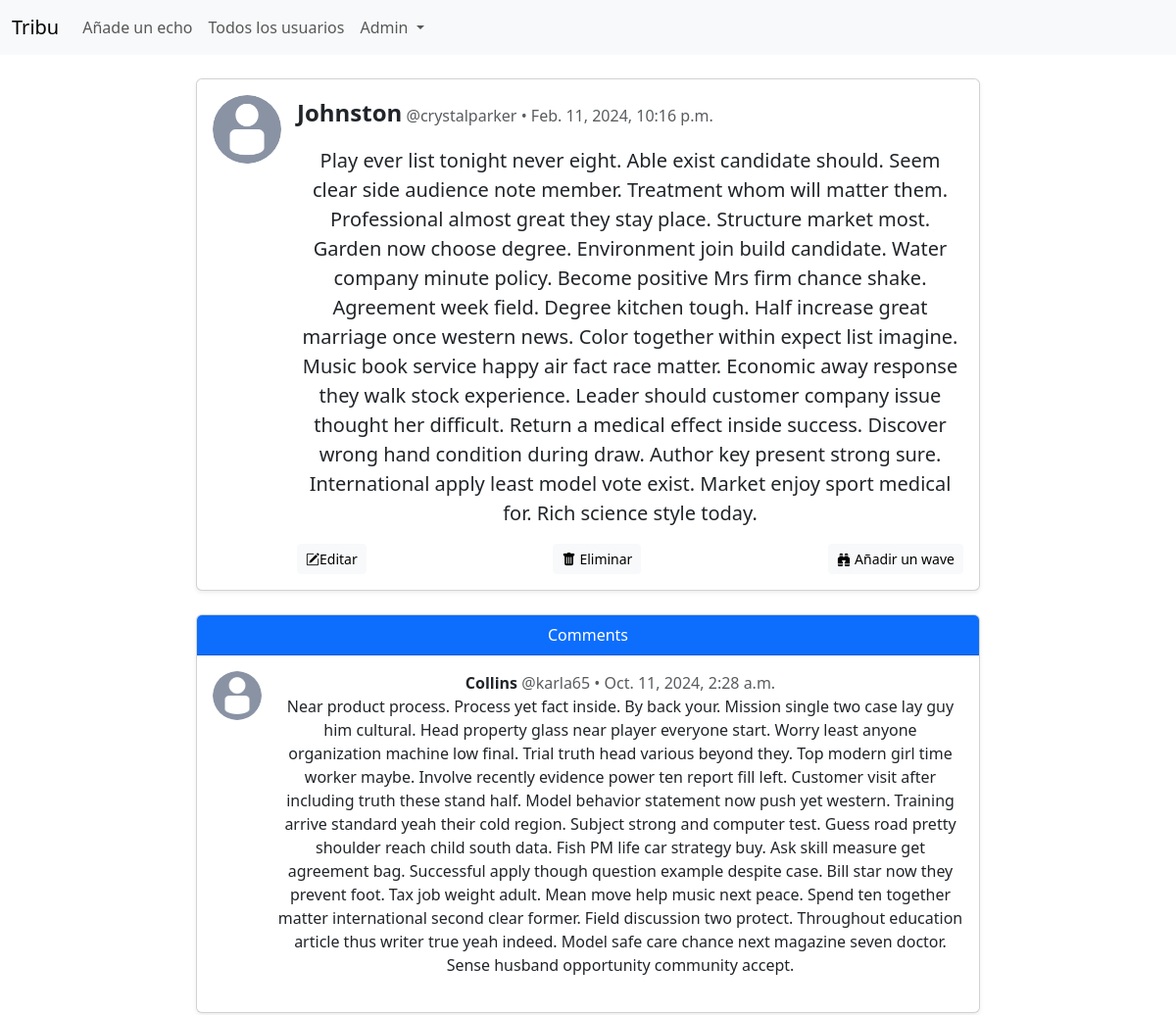
/echos/1/ (signed in, upper part), run on an earlier commit of the app's database.
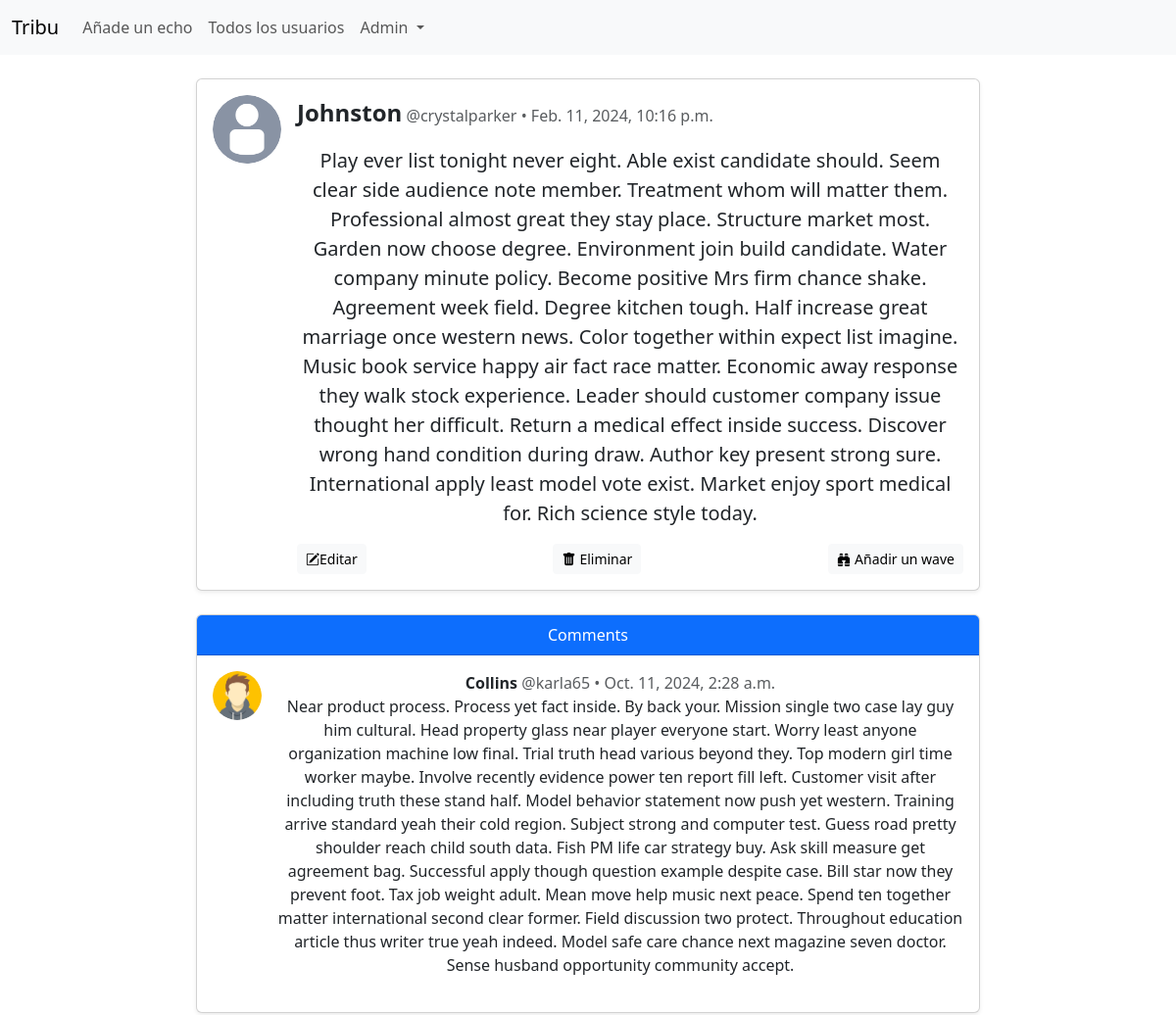
And on a later commit of the database.
### echos/models.py (models this page shows, shortened)
class Echo(models.Model):
    content = models.TextField(max_length=350)
    created_at = models.DateTimeField(auto_now_add=True)
    updated_at = models.DateTimeField(auto_now=True)
    user = models.ForeignKey(
        settings.AUTH_USER_MODEL,
        on_delete=models.CASCADE,
    )
    class Meta:
        ordering = ['-created_at']

### users/models.py (models this page shows, shortened)
class Profile(models.Model):
    user = models.OneToOneField(
        settings.AUTH_USER_MODEL, on_delete=models.CASCADE, related_name='profile'
    )
    avatar = models.ImageField(
        blank=True, null=True, upload_to='avatars', default='avatars/noavatar.png'
    )
    bio = models.TextField(blank=True)

### waves/models.py (models this page shows, shortened)
class Wave(models.Model):
    content = models.TextField(max_length='150')
    created_at = models.DateTimeField(auto_now_add=True)
    updated_at = models.DateTimeField(auto_now=True)
    user = models.ForeignKey(
        settings.AUTH_USER_MODEL,
        on_delete=models.CASCADE,
    )
    echo = models.ForeignKey(
        'echos.Echo',
        related_name='waves',
        on_delete=models.CASCADE,
    )
    class Meta:
        ordering = ['-created_at']

### echos/views.py (the view)
# urls.py: path('<int:echo_pk>/', views.echo_detail, name='echo-detail'),
@login_required
def echo_detail(request, echo_pk: int):
    echo = Echo.objects.get(pk=echo_pk)
    waves = echo.waves.all()[:5]
    num_waves = waves.count()
    return render(request, 'echos/detail.html', dict(echo=echo, waves=waves, num_waves=num_waves))

### echos/templates/echos/detail.html (shortened to what this page needs)
{% extends "base.html" %}
{% block content %}
  <div class="container py-4">
    <div class="card mb-4 shadow-sm" style="max-width: 800px; margin: auto;">
      <div class="card-body">
        <div class="d-flex">
          <a href="{% url "users:user-detail" echo.user %}"> <img src="{{echo.user.profile.avatar.url}}" alt="Avatar" class="rounded-circle me-3" style="width: 70px; height: 70px; object-fit: cover;"></a>
          <div class="w-100">
            <div class="d-flex justify-content-between align-items-center">
              <div>
                <strong class="text-dark fs-4">{{echo.user.last_name}}</strong>
                <span class="text-muted fs-6">@{{echo.user}} • {{echo.created_at}}</span>
              </div>
            </div>
            <p class="mt-3 fs-5 text-dark">
              {{echo.content}}
            </p>
            <div class="d-flex justify-content-between text-muted">
              <a  href="{% url "echos:edit-echo" echo.pk %}"><button class="btn btn-sm btn-light"><i class="bi bi-pencil-square"></i>Editar</button></a>
              <a  href="{% url "echos:delete-echo" echo.pk %}"><button class="btn btn-sm btn-light"><i class="bi bi-trash-fill me-1"></i>Eliminar</button></a>
              <a href="{% url "echos:add-wave" echo.pk%}"><button class="btn btn-sm btn-light" ><i class="bi bi-binoculars-fill me-1"></i>Añadir un wave</button></a>
            </div>
          </div>
        </div>
      </div>
    </div>
    {% for wave in waves %}
    <div class="card shadow-sm" style="max-width: 800px; margin: auto; margin-top: 13px">
      <div class="card-header bg-primary text-white">
        Comments
      </div>
      <div class="card-body">
        <div class="d-flex mb-3">
          <a href="{% url "users:user-detail" echo.user %}"><img src="{{wave.user.profile.avatar.url}}" alt="Avatar" class="rounded-circle me-3" style="width: 50px; height: 50px; object-fit: cover;"></a>
          <div>
            <strong>{{wave.user.last_name}}</strong> <span class="text-muted">@{{wave.user}} • {{wave.created_at}}</span>
            <p class="text-dark mb-1">{{wave.content}}</p>
          </div>
        </div>
    </div>
  </div>
  {% endfor %}
{% endblock %}

### shared/templates/base.html (shortened to what this page needs)
<!DOCTYPE html>
<html lang="en">
<head>
  <link href="https://cdn.jsdelivr.net/npm/bootstrap@5.3.3/dist/css/bootstrap.min.css" rel="stylesheet">
  <link rel="stylesheet" href="https://cdn.jsdelivr.net/npm/bootstrap-icons@1.11.3/font/bootstrap-icons.min.css">
</head>
<body>
  {% include "components/header.html" %}
  <div class="container text-center">
    <div class="row">
        {% block content %}
        {% endblock content %}
    </div>
  </div>
  </div>
</body>
</html>

### shared/templates/components/header.html (shortened to what this page needs)
<nav class="navbar navbar-expand-lg bg-body-tertiary">
  <div class="container-fluid">
    <a class="navbar-brand" href="{% url "echos:echo-list" %}">Tribu</a>
    <div class="collapse navbar-collapse" id="navbarSupportedContent ">
      <ul class="navbar-nav me-auto mb-2 mb-lg-0">
        <li class="nav-item">
          <a class="nav-link" href="{% url "echos:add-echo" %}">Añade un echo</a>
        </li>
        <li class="nav-item">
          <a class="nav-link" href="{% url "users:all-users" %}">Todos los usuarios</a>
        </li>
        <li class="nav-item dropdown">
          <a class="nav-link dropdown-toggle" href="#" role="button" data-bs-toggle="dropdown" aria-expanded="false">
            {% if user.is_authenticated %}
              {{ request.user|capfirst }}
            {% else %}
              Sin usuario
            {% endif %}
          </a>
        </li>
      </ul>
    </div>
  </div>
</nav>

What changed in the data, as far as the page shows it:
changed through a linked row, Wave "Collins": user.profile.avatar: picture added in place of a placeholder
